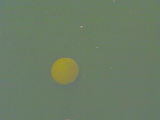
%> input picture color_detection/train/001.png, 160 x 120 px
$ octave --eval "result = detectBall(imread('train/001.png'));"   (GNU Octave 9; MATLAB toolbox functions it lacks are replaced by stand-ins)
%> lines starting %> are read from the running program, lines starting %| are printed output that depends on the picture; in (x1, y1, x2, y2) boxes, pixels count from 0 and x2, y2 are one past the last pixel; in counts of white or black regions, pixels touching at a corner belong together; the program's own positions count from 1
% Robotics: Estimation and Learning
% WEEK 1
%
% Complete this function following the instruction.
function [segI, loc] = detectBall(I)
% function [segI, loc] = detectBall(I)
%
% INPUT
% I       120x160x3 numerial array
%
% OUTPUT
% segI    120x160 numeric array
% loc     1x2 or 2x1 numeric array


%%%%%%%%%%%%%%%%%%%%%%%%%%%%%%%%%%%%%%%%%%
% Hard code your learned model parameters here
%
% mu =
% sig =
% thre =

load parameters.mat

%%%%%%%%%%%%%%%%%%%%%%%%%%%%%%%%%%%%%%%%%%
% Find ball-color pixels using your model
%

data = double(reshape(I, [size(I, 1) * size(I, 2), size(I, 3)]));
data(mvnpdf(data(:, 1:length(mu)), mu, sigma) < thre, :) = 0;
data = reshape(data, size(I));
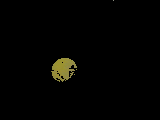
%> data: size 120x160x3 double; mean R, G, B 3.1, 2.9, 1.2
bw = data(:, :, 1) > 0;
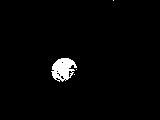
%> bw: size 120x160 logical; 2.1% white; 4 white regions (3 under 20 px), largest, box (x1, y1, x2, y2) and area: (51, 58, 77, 82) 394

%%%%%%%%%%%%%%%%%%%%%%%%%%%%%%%%%%%%%%%%%%
% Do more processing to segment out the right cluster of pixels.
% You may use the following functions.
%   bwconncomp
%   regionprops
% Please see example_bw.m if you need an example code.

CC = bwconncomp(bw);
%> CC = 4 connected components
numPixels = cellfun(@numel, CC.PixelIdxList);
%> numPixels = [394 1 1 1]
[biggest, idx] = max(numPixels);
%> biggest = 394; idx = 1
S = regionprops(CC, 'Centroid');
%> S = 4 regions; Centroid: [63.6 69.5], [75 75], [77 70], [114 1]
loc = S(idx).Centroid;
%> loc = [63.61 69.53]

bw_biggest = false(size(bw));
bw_biggest(CC.PixelIdxList{idx}) = true;
%> bw_biggest: size 120x160 logical; 2.1% white; 1 white region, box (x1, y1, x2, y2) and area: (51, 58, 77, 82) 394
%> `result = detectBall(imread('train/001.png'));`:
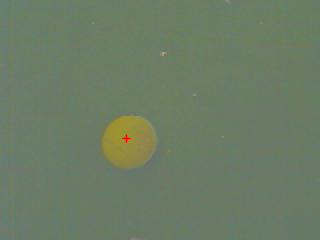
%> figure redrawn from the program's plot data; shown 2 times larger

figure, imshow(I); hold on;
plot(loc(1), loc(2),'r+');

%%%%%%%%%%%%%%%%%%%%%%%%%%%%%%%%%%%%%%%%%%
% Compute the location of the ball center
%

% segI =
% loc =
%
% Note: In this assigment, the center of the segmented ball area will be considered for grading.
% (You don't need to consider the whole ball shape if the ball is occluded.)

segI = bw_biggest;
loc = loc;

end
